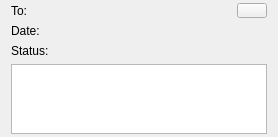
<?xml version="1.0" encoding="UTF-8"?>
<ui version="4.0">
 <class>Form</class>
 <widget class="QWidget" name="Form">
  <property name="geometry">
   <rect>
    <x>0</x>
    <y>0</y>
    <width>278</width>
    <height>136</height>
   </rect>
  </property>
  <property name="windowTitle">
   <string>Form</string>
  </property>
  <layout class="QGridLayout" name="gridLayout">
   <property name="topMargin">
    <number>3</number>
   </property>
   <property name="bottomMargin">
    <number>3</number>
   </property>
   <item row="0" column="0">
    <widget class="QLabel" name="lb_to">
     <property name="text">
      <string>To:</string>
     </property>
    </widget>
   </item>
   <item row="0" column="1">
    <widget class="QPushButton" name="pb_delete">
     <property name="maximumSize">
      <size>
       <width>30</width>
       <height>15</height>
      </size>
     </property>
     <property name="text">
      <string/>
     </property>
     <property name="icon">
      <iconset>
       <normaloff>:/icons/list-remove.png</normaloff>:/icons/list-remove.png</iconset>
     </property>
    </widget>
   </item>
   <item row="1" column="0">
    <widget class="QLabel" name="lb_date">
     <property name="text">
      <string>Date:</string>
     </property>
    </widget>
   </item>
   <item row="2" column="0">
    <widget class="QLabel" name="lb_status">
     <property name="text">
      <string>Status:</string>
     </property>
    </widget>
   </item>
   <item row="3" column="0" colspan="2">
    <widget class="QTextEdit" name="textEdit"/>
   </item>
  </layout>
 </widget>
 <resources/>
 <connections/>
</ui>
